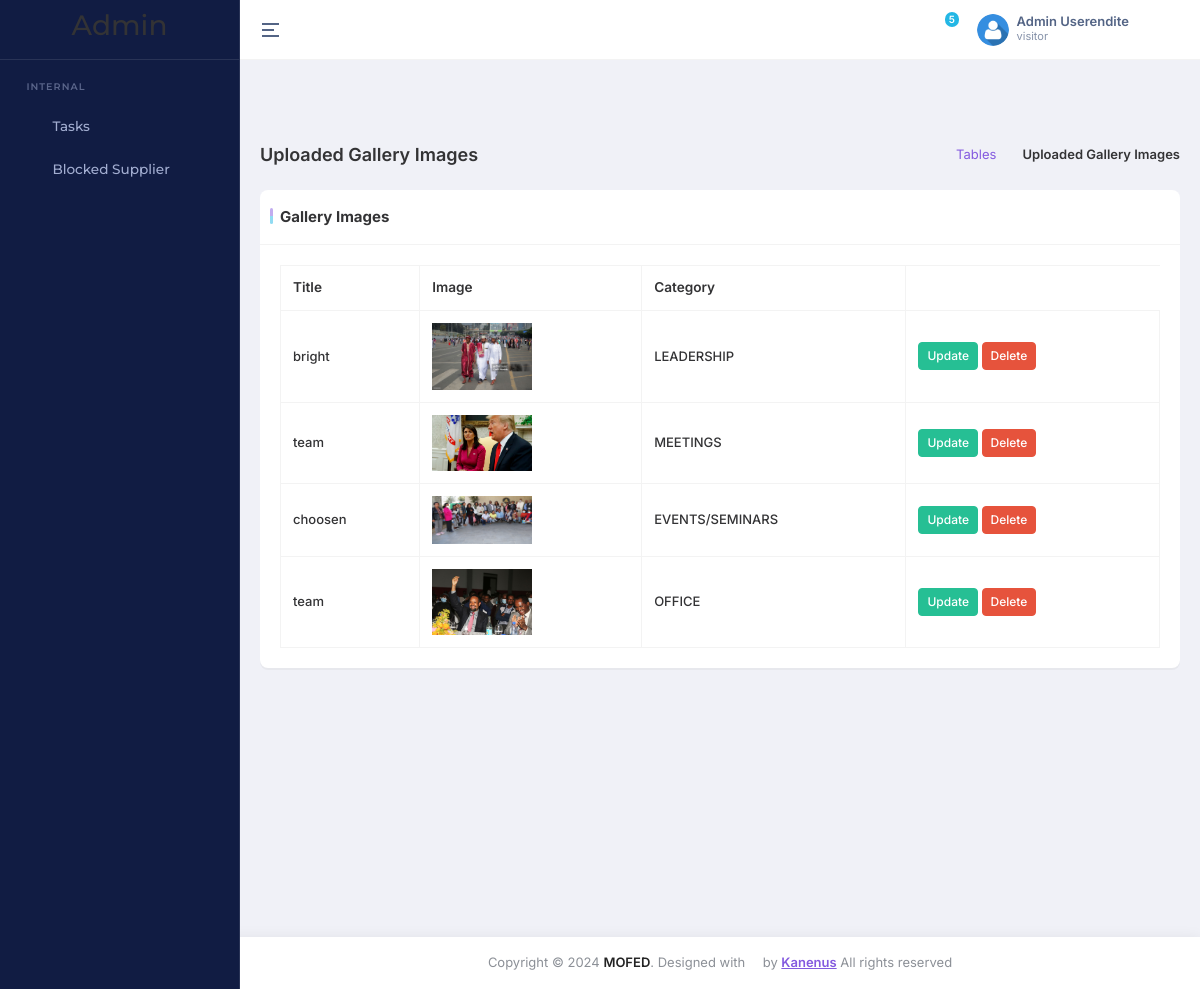
The page /dashboard/gallery_list_view/ (signed in) on the database its author committed.
### accounts/models.py (models this page shows)
class UserProfile(AbstractBaseUser, PermissionsMixin):
    email = models.EmailField(unique=True)
    first_name = models.CharField(('first name'), max_length=150, blank=True)
    last_name = models.CharField(('last name'), max_length=150, blank=True)
    role = models.CharField(max_length=20, choices=USER_ROLES, default='visitor')
    profile_pic = models.ImageField(upload_to='profile_pics/', null=True, blank=True)
    phonenumber = models.CharField(max_length=15, null=True, blank=True)
    groups = models.ManyToManyField(Group, blank=True, related_name='user_profiles')
    user_permissions = models.ManyToManyField(
        Permission, blank=True, related_name='user_profiles_permissions'
    )
    is_active = models.BooleanField(default=False)
    is_staff = models.BooleanField(default=False)
    is_superuser = models.BooleanField(default=False)
    status = models.CharField(max_length=100, choices=STATUS, default='Pending')
    created_date = models.DateTimeField(auto_now_add=True, editable=False)
    date_joined = models.DateTimeField(('date joined'), default=timezone.now)
    objects = MyUserManager()
    USERNAME_FIELD = 'email'
    REQUIRED_FIELDS = ['first_name', 'last_name'] # will appear at py manage.py createsuperuser thingy
    class Meta:
        ordering = ('-id',)

### dashboard/models.py (models this page shows, shortened)
class GalleryImage(models.Model):
    title = models.CharField(max_length=255)
    image = models.ImageField(upload_to='gallery_images/', help_text="Please select an image with close width and height resolution (400p x 300px).")
    category = models.CharField(max_length=50, choices=CATEGORY_CHOICES)

### dashboard/views.py (the view)
# urls.py: path('gallery_list_view/',gallery_list_view, name='gallery_list_view'),
def gallery_list_view(request):
    images = GalleryImage.objects.all()
    return render(request, 'gallaries_list_admin.html', {'images': images})

### core/context_processors.py (called while the page is built)
def recent_news_mega(request):
    recent_news = NewsArticle.objects.order_by('-created_at')
    recent_news  = recent_news[:4] if recent_news else recent_news
    return {'recent_news_mega':recent_news}

def stgs(request):
    contact_info = ContactInfo.objects.first()
    quick_links = QuickLink.objects.all()
    pages = Pages.objects.first()
    return {
        'contact_info': contact_info,  # Include footer data in context
        'quick_links': quick_links,  # Include footer data in context
        'stg':Settings.objects.first(),
        'pages': pages
    }

### dashboard/templates/gallaries_list_admin.html (shortened to what this page needs)
{% extends 'base_new_admin.html' %}
{% load static %}
{% block main %}
    <div class="main-content app-content">
        <div class="container-fluid">
            <div class="d-md-flex d-block align-items-center justify-content-between my-4 page-header-breadcrumb">
                <h1 class="page-title fw-semibold fs-18 mb-0">Uploaded Gallery Images</h1>
                <div class="ms-md-1 ms-0">
                    <nav>
                        <ol class="breadcrumb mb-0">
                            <li class="breadcrumb-item"><a href="javascript:void(0);">Tables</a></li>
                            <li class="breadcrumb-item active" aria-current="page">Uploaded Gallery Images</li>
                        </ol>
                    </nav>
                </div>
            </div>
            <div class="row">
                <div class="col-xl-12">
                    <div class="card custom-card">
                        <div class="card-header">
                            <div class="card-title">
                                Gallery Images
                            </div>
                        </div>
                        <div class="card-body">
                            <div class="table-responsive">
                                <table id="datatable-basic" class="table table-bordered text-nowrap w-100 datatable">
                                    <thead>
                                        <tr>
                                            <th>Title</th>
                                            <th>Image</th>
                                            <th>Category</th>
                                        </tr>
                                    </thead>
                                    <tbody>
                                        {% for image in images %}
                                        <tr>
                                            <td>{{ image.title }}</td>
                                            <td><img src="{{ image.image.url }}" alt="{{ image.title }}" width="100"></td>
                                            <td>{{ image.category }}</td>
                                            <td>
                                                <a href="{% url 'update_gallery_image' image_id=image.id %}" class="btn btn-success btn-sm">Update</a>
                                                <form action="#" method="post" style="display: inline;">
                                                    <button class="btn btn-danger btn-sm" onclick="confirmDelete('{{ image.id }}')">Delete</button>
                                                </form>
                                            </td>
                                        </tr>
                                        {% endfor %}
                                    </tbody>
                                </table>
                            </div>
                        </div>
                    </div>
                </div>
            </div>
        </div>
    </div>
{% endblock %}

### task_manager/templates/base_new_admin.html (shortened to what this page needs)
{% load static %}
{% load menu_tags %}
{% load static cms_tags sekizai_tags  %}
<!DOCTYPE html>
<html lang="en" dir="ltr" data-nav-layout="vertical" data-theme-mode="light" data-header-styles="light" data-menu-styles="dark" data-toggled="close">
<head>
    <link id="style" href="{% static 'dashboard/libs/bootstrap/css/bootstrap.min.css' %}" rel="stylesheet" >
    <link href="{% static 'dashboard/css/styles.min.css' %}" rel="stylesheet" >
    <link href="{% static 'dashboard/css/icons.css' %}" rel="stylesheet" >
    <link href="{% static 'dashboard/libs/node-waves/waves.min.css' %}" rel="stylesheet" >
    <link href="{% static 'dashboard/libs/simplebar/simplebar.min.css' %}" rel="stylesheet" >
    <link rel="stylesheet" href="{% static 'dashboard/libs/flatpickr/flatpickr.min.css' %}">
    <link rel="stylesheet" href="{% static 'dashboard/libs/@simonwep/pickr/themes/nano.min.css' %}">
    <link rel="stylesheet" href="{% static 'dashboard/libs/jsvectormap/css/jsvectormap.min.css' %}">
    <link rel="stylesheet" href="{% static 'dashboard/libs/swiper/swiper-bundle.min.css' %}">
    <link rel="stylesheet" href="{% static 'dashboard/libs/choices.js/public/assets/styles/choices.min.css' %}">
</head>
<body>
    <div class="page">
        <header class="app-header" style="position: relative;">
            <div class="main-header-container container-fluid">
                <div class="header-content-left">
                    <div class="header-element">
                        <a aria-label="Hide Sidebar" class="sidemenu-toggle header-link animated-arrow hor-toggle horizontal-navtoggle" data-bs-toggle="sidebar" href="javascript:void(0);"><span></span></a>
                    </div>
                </div>
                <div class="header-content-right">
                    <div class="header-element header-theme-mode">
                        <a href="javascript:void(0);" class="header-link layout-setting">
                            <span class="light-layout">
                            <i class="bx bx-moon header-link-icon"></i>
                            </span>
                        </a>
                    </div>
                    <div class="header-element notifications-dropdown">
                        <a href="javascript:void(0);" class="header-link dropdown-toggle" data-bs-toggle="dropdown" data-bs-auto-close="outside" id="messageDropdown" aria-expanded="false">
                            <i class="bx bx-bell header-link-icon"></i>
                            <span class="badge bg-secondary rounded-pill header-icon-badge pulse pulse-secondary" id="notification-icon-badge">5</span>
                        </a>
                    </div>
                    <div class="header-element">
                        <a href="javascript:void(0);" class="header-link dropdown-toggle" id="mainHeaderProfile" data-bs-toggle="dropdown" data-bs-auto-close="outside" aria-expanded="false">
                            <div class="d-flex align-items-center">
                                <div class="me-sm-2 me-0">
                                    {% if user.profile_pic %}
                                    <img src="{{ user.profile_pic.url }}"  alt="img" width="32" height="32" class="rounded-circle">
                                    {% else %}
                                    <img src="{% static 'front/imgs/team/user.png' %}"  alt="img" width="32" height="32" class="rounded-circle">
                                    {% endif %}
                                </div>
                                <div class="d-sm-block d-none">
                                    <p class="fw-semibold mb-0 lh-1">{{user.first_name}}</p>
                                    <span class="op-7 fw-normal d-block fs-11">{{user.role}}</span>
                                </div>
                            </div>
                        </a>
                    </div>
                    <div class="header-element">
                        <a href="javascript:void(0);" class="header-link switcher-icon" data-bs-toggle="offcanvas" data-bs-target="#switcher-canvas">
                            <i class="bx bx-cog header-link-icon"></i>
                        </a>
                    </div>
                </div>
            </div>
        </header>
        <aside class="app-sidebar sticky" id="sidebar">
            <div class="main-sidebar-header">
                <a href="" class="header-logo">
                    <h3>Admin </h3>
                </a>
            </div>
            <div class="main-sidebar" id="sidebar-scroll">
                <nav class="main-menu-container nav nav-pills flex-column sub-open">
                    <ul class="main-menu">
                        <li class="slide__category"><span class="category-name">Internal</span></li>
                        <li class="slide has-sub">
                            <a href="javascript:void(0);" class="side-menu__item">
                                <i class="bx bx-task side-menu__icon"></i>
                                <span class="side-menu__label">Tasks</span>
                                <i class="fe fe-chevron-right side-menu__angle"></i>
                            </a>
                        </li>
                        <li class="slide">
                            <a href="{% url 'supplier_list' %}" class="side-menu__item">
                                <i class="bx bx-block side-menu__icon"></i>
                                <span class="side-menu__label">Blocked Supplier</span>
                            </a>
                        </li>
                    </ul>
                </nav>
            </div>
        </aside>
        {% block main%}{% endblock %}
        <footer class="footer mt-auto py-3 bg-white text-center">
            <div class="container">
                <span class="text-muted"> Copyright © <span id="year"></span> <a
                        href="javascript:void(0);" class="text-dark fw-semibold">MOFED</a>.
                    Designed with <span class="bi bi-heart-fill text-danger"></span> by <a href="javascript:void(0);">
                        <span class="fw-semibold text-primary text-decoration-underline">Kanenus</span>
                    </a> All
                    rights
                    reserved
                </span>
            </div>
        </footer>
    </div>
</body>
</html>

### rows shown on the page
UserProfile: first_name "Admin Userendite", role "visitor"
GalleryImage: title "bright", image (picture), category "LEADERSHIP"
GalleryImage: title "team", image (picture), category "MEETINGS"
GalleryImage: title "choosen", image (picture), category "EVENTS/SEMINARS"
GalleryImage: title "team", image (picture), category "OFFICE"
